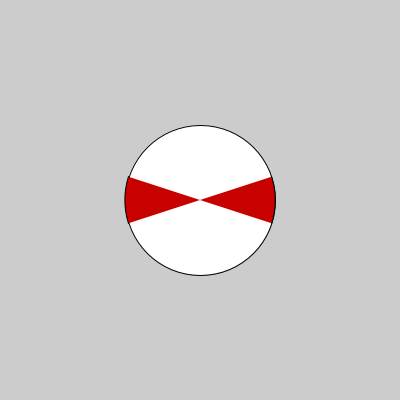
Frame 1 (no input)
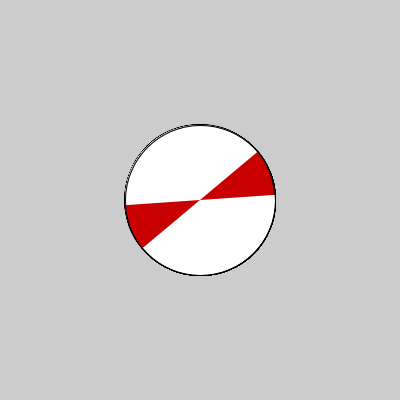
Frame 60 (the mouse pressed at the canvas centre just before this capture)
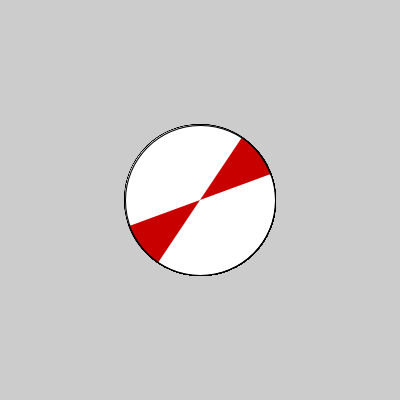
Frame 120 (the mouse held since frame 60 and released just before this capture)

The Processing sketch that drew these frames (run headless with seeded random() and noise(); from frame 60 on, the mouse is pressed at the canvas centre):

// Processing sketch: spinnyspin
// ── spinnyspin.pde
float x = 0;

void setup(){
  size(400,400);
  frameRate(30);
}

void draw(){
  fill(255,255,255);
  ellipse(200,200,150,150);
  fill(200,0,0);
  arc(200,200,150,150,0.9*PI+x,1.1*PI+x);
  arc(200,200,150,150,1.9*PI+x,2.1*PI+x);
  x+=0.1;
}
